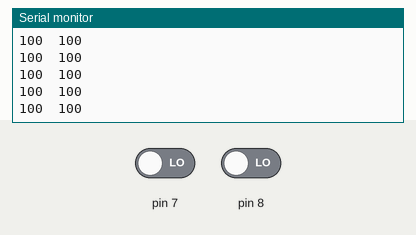
The sketch below on a simulated Arduino Uno, built with avr-gcc and run on an emulated ATmega328P. Parts: the last lines printed to the serial monitor. The inputs (shaded band) are chosen by the test bench; at power-on: pin 7 LOW, pin 8 LOW.

Above: at 1.2 s.
1.3 s: pin 7 driven HIGH
At 1.8 s:
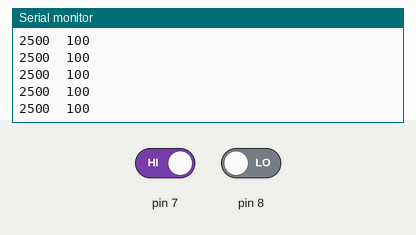
4.3 s: pin 8 driven HIGH
At 5.3 s:
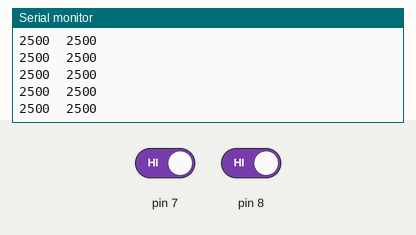
5.8 s: pin 7 driven LOW
At 6.7 s:
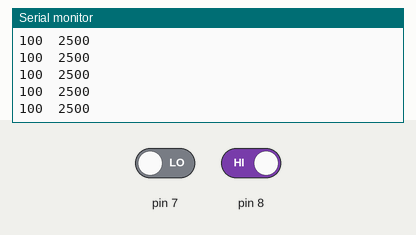
7.3 s: pin 8 driven LOW
At 8.1 s:
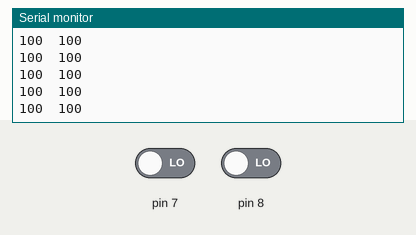
8.8 s: pin 7 driven HIGH
At 9.3 s:
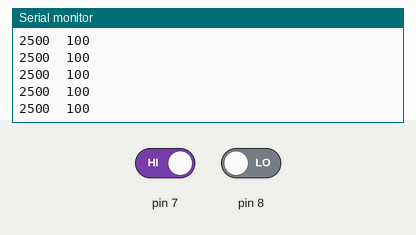

Measured:
- after the input at 1.3 s, the serial monitor: prints a new line after 0.07 s (image 1)
- after the input at 4.3 s, the serial monitor: prints a new line after 0.07 s (image 2)
- after the input at 5.8 s, the serial monitor: prints a new line after 0.07 s (image 3)
- after the input at 7.3 s, the serial monitor: prints a new line after 0.07 s (image 4)
- after the input at 8.8 s, the serial monitor: prints a new line after 0.07 s (image 5)

The sketch:

QTRRC_test.ino
```cpp
#include <QTRSensors.h>
QTRSensors qtr;

const uint8_t SensorCount = 2;
uint16_t sensorValues[SensorCount];

void setup() {
  // put your setup code here, to run once:
   Serial.begin(9600);

  qtr.setTypeRC();
  qtr.setSensorPins((const uint8_t[]){7, 8}, SensorCount);//Left, Right
  qtr.setEmitterPin(2);
}

void loop() {
  // put your main code here, to run repeatedly:
  qtr.read(sensorValues);
for (uint8_t i = 0; i < SensorCount; i++)
  {
    Serial.print(sensorValues[i]);
    Serial.print('\t');
  }

Serial.println();
}
```
